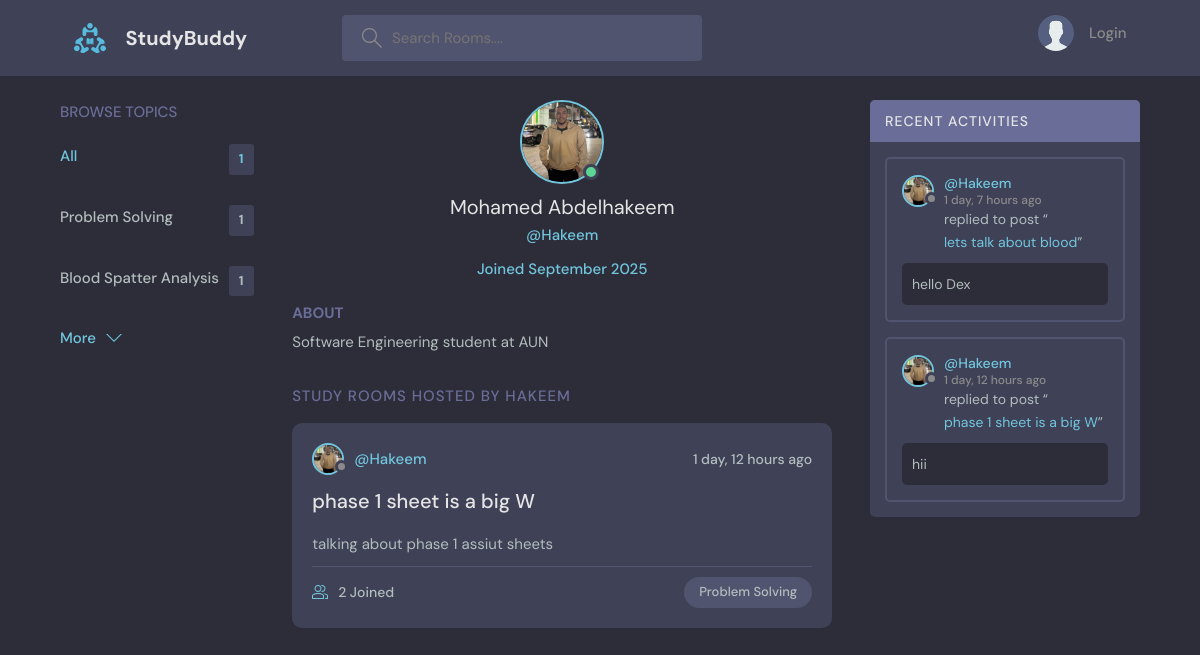
The app's page /profile/1/, older data.
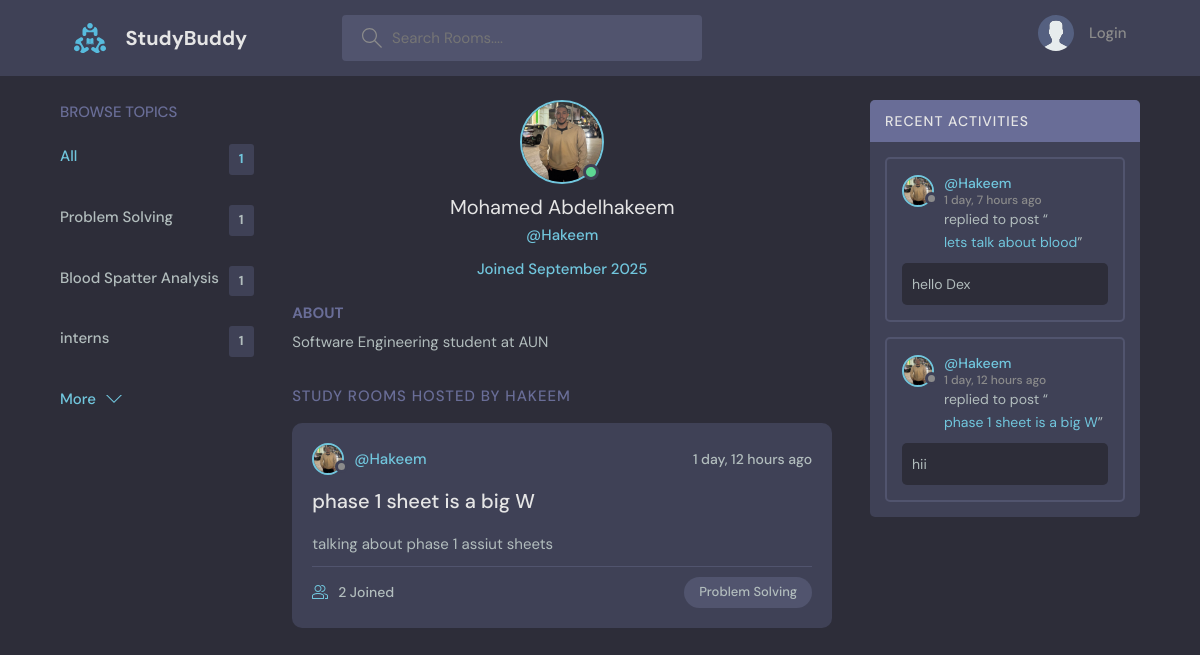
The same page, newer data.
### base/models.py (models this page shows, shortened)
class Topic(models.Model):
    name = models.CharField(max_length=200)

class Room(models.Model):
    host = models.ForeignKey(User, on_delete=models.SET_NULL, null=True)
    topic = models.ForeignKey(Topic, on_delete = models.SET_NULL, null = True)
    name = models.CharField(max_length=200)
    description = models.TextField(null = True, blank = True)
    participants = models.ManyToManyField(User, related_name='participants', blank=True)
    updated = models.DateTimeField(auto_now=True)
    created = models.DateTimeField(auto_now_add=True)
    class Meta:
        ordering = ['-updated', '-created']
    def __str__(self):
        return self.name

class User(AbstractUser):
    name = models.CharField(max_length=200, null=True)
    email = models.EmailField(unique=True, null=True)
    bio = models.TextField(null=True)
    avatar = models.ImageField(null=True, default="avatar.svg")
    username = models.CharField(max_length=200, unique=True)
    USERNAME_FIELD = 'email'
    REQUIRED_FIELDS = []

class Message(models.Model):
    user = models.ForeignKey(User, on_delete=models.CASCADE)
    room = models.ForeignKey(Room, on_delete=models.CASCADE)
    body = models.TextField()
    updated = models.DateTimeField(auto_now=True)
    created = models.DateTimeField(auto_now_add=True)
    class Meta:
        ordering = ['-updated', '-created']

### base/views.py (the view)
# urls.py: path('profile/<str:pk>/', views.userProfile, name="user-profile"),
def userProfile(request, pk):
    user = User.objects.get(id=pk)
    rooms = user.room_set.all()
    room_messages = user.message_set.all()
    topics = Topic.objects.all()
    context = {'user': user, 'rooms': rooms, 'room_messages': room_messages, 'topics': topics}
    return render(request, 'base/profile.html', context)

### base/templates/base/profile.html (shortened to what this page needs)
{% extends 'main.html' %}
{% block content %}
<main class="profile-page layout layout--3">
    <div class="container">
        {% include 'base/topics_component.html'%}
      <div class="roomList">
        <div class="profile">
          <div class="profile__avatar">
            <div class="avatar avatar--large active">
              <img src="{{user.avatar.url}}" />
            </div>
          </div>
          <div class="profile__info">
            <h3>{{user.name}}</h3>
            <p>@{{user.username}}</p>
            <p>Joined {{user.date_joined|date:"F Y"}}</p>
          </div>
          <div class="profile__about">
            <h3>About</h3>
            <p>
              {{user.bio}}
            </p>
          </div>
        </div>
        <div class="roomList__header">
          <div>
            <h2>Study Rooms Hosted by {{user.username}}</a>
            </h2>
          </div>
        </div>
        {% include 'base/feed_component.html'%}
      </div>
        {% include 'base/activity_component.html'%}
    </div>
</main>
{% endblock %}

### base/templates/base/topics_component.html
        <div class="topics">
          <div class="topics__header">
            <h2>Browse Topics</h2>
          </div>
          <ul class="topics__list">
            <li>
              <a href="{% url 'home'%}" class="active">All <span>{{rooms.count}}</span></a>
            </li>
            {% for topic in topics %}
            <li>
              <a href="{% url 'home'%}?q={{topic.name}}">{{topic.name}} <span>{{topic.room_set.all.count}} </span></a>
            </li>
            {% endfor %}
          </ul>
          <a class="btn btn--link" href="{% url 'topics' %}">
            More
            <svg version="1.1" xmlns="http://www.w3.org/2000/svg" width="32" height="32" viewBox="0 0 32 32">
              <title>chevron-down</title>
              <path d="M16 21l-13-13h-3l16 16 16-16h-3l-13 13z"></path>
            </svg>
          </a>
        </div>

### base/templates/base/feed_component.html (shortened to what this page needs)
{% for room in rooms %}
    <div class="roomListRoom">
            <div class="roomListRoom__header">
              <a href="{% url 'user-profile' room.host.id %}" class="roomListRoom__author">
                <div class="avatar avatar--small">
                  <img src="{{room.host.avatar.url}}" />
                </div>
                <span>@{{room.host.username}}</span>
              </a>
              <div class="roomListRoom__actions">
                <span>{{ room.created|timesince}} ago</span>
              </div>
            </div>
            <div class="roomListRoom__content">
              <a href="{% url 'room' room.id %}">{{room.name}}</a>
              <p>
                {{room.description|slice:":100"}}{% if room.description|length > 100 %}...{% endif %}
              </p>
            </div>
            <div class="roomListRoom__meta">
              <a href="{% url 'room' room.id %}" class="roomListRoom__joined">
                {{room.participants.all.count}} Joined
              </a>
              <p class="roomListRoom__topic">{{room.topic.name}}</p>
            </div>
    </div>
{% endfor %}

### base/templates/base/activity_component.html (shortened to what this page needs)
        <div class="activities">
          <div class="activities__header">
            <h2>Recent Activities</h2>
          </div>
          {% for message in room_messages %}
          <div class="activities__box">
            <div class="activities__boxHeader roomListRoom__header">
              <a href="{% url 'user-profile' message.user.id %}" class="roomListRoom__author">
                <div class="avatar avatar--small">
                  <img src="{{message.user.avatar.url}}" />
                </div>
                <p>
                  @{{message.user.username}}
                  <span>{{message.created|timesince}} ago</span>
                </p>
              </a>
            </div>
            <div class="activities__boxContent">
              <p>replied to post “<a href="{% url 'room' message.room.id %}">{{message.room}}</a>”</p>
              <div class="activities__boxRoomContent">
               {{message.body|slice:":100"}}{% if message.body|length > 100 %}...{% endif %}
              </div>
            </div>
          </div>
          {% endfor %}
        </div>

Row changes from the older to the newer data that the page shows:
added Topic: name "interns", room_set.all.count "1"
